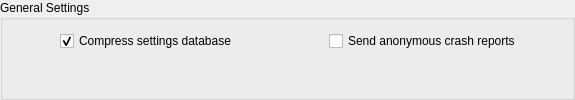
                      <widget class="QGroupBox" name="groupBox_general_settings">
                       <property name="title">
                        <string>General Settings</string>
                       </property>
                       <layout class="QHBoxLayout" name="horizontalLayout_34">
                        <item>
                         <widget class="QFrame" name="frame_7">
                          <property name="frameShape">
                           <enum>QFrame::NoFrame</enum>
                          </property>
                          <property name="frameShadow">
                           <enum>QFrame::Plain</enum>
                          </property>
                          <layout class="QFormLayout" name="formLayout_25">
                           <property name="leftMargin">
                            <number>0</number>
                           </property>
                           <property name="topMargin">
                            <number>0</number>
                           </property>
                           <property name="rightMargin">
                            <number>0</number>
                           </property>
                           <property name="bottomMargin">
                            <number>0</number>
                           </property>
                           <item row="0" column="0">
                            <spacer name="horizontalSpacer_15">
                             <property name="orientation">
                              <enum>Qt::Horizontal</enum>
                             </property>
                             <property name="sizeHint" stdset="0">
                              <size>
                               <width>40</width>
                               <height>20</height>
                              </size>
                             </property>
                            </spacer>
                           </item>
                           <item row="0" column="1">
                            <widget class="QFrame" name="frame_5">
                             <property name="frameShape">
                              <enum>QFrame::NoFrame</enum>
                             </property>
                             <property name="frameShadow">
                              <enum>QFrame::Plain</enum>
                             </property>
                             <layout class="QHBoxLayout" name="horizontalLayout_32">
                              <property name="leftMargin">
                               <number>0</number>
                              </property>
                              <property name="topMargin">
                               <number>0</number>
                              </property>
                              <property name="rightMargin">
                               <number>0</number>
                              </property>
                              <property name="bottomMargin">
                               <number>0</number>
                              </property>
                              <item>
                               <widget class="QCheckBox" name="checkBox_compress_settings_db">
                                <property name="text">
                                 <string>Compress settings database</string>
                                </property>
                                <property name="checked">
                                 <bool>true</bool>
                                </property>
                               </widget>
                              </item>
                              <item>
                               <spacer name="horizontalSpacer_12">
                                <property name="orientation">
                                 <enum>Qt::Horizontal</enum>
                                </property>
                                <property name="sizeHint" stdset="0">
                                 <size>
                                  <width>40</width>
                                  <height>20</height>
                                 </size>
                                </property>
                               </spacer>
                              </item>
                             </layout>
                            </widget>
                           </item>
                          </layout>
                         </widget>
                        </item>
                        <item>
                         <widget class="QFrame" name="frame_8">
                          <property name="frameShape">
                           <enum>QFrame::NoFrame</enum>
                          </property>
                          <property name="frameShadow">
                           <enum>QFrame::Plain</enum>
                          </property>
                          <layout class="QFormLayout" name="formLayout_26">
                           <property name="leftMargin">
                            <number>0</number>
                           </property>
                           <property name="topMargin">
                            <number>0</number>
                           </property>
                           <property name="rightMargin">
                            <number>0</number>
                           </property>
                           <property name="bottomMargin">
                            <number>0</number>
                           </property>
                           <item row="0" column="0">
                            <spacer name="horizontalSpacer_16">
                             <property name="orientation">
                              <enum>Qt::Horizontal</enum>
                             </property>
                             <property name="sizeHint" stdset="0">
                              <size>
                               <width>40</width>
                               <height>20</height>
                              </size>
                             </property>
                            </spacer>
                           </item>
                           <item row="0" column="1">
                            <widget class="QFrame" name="frame_6">
                             <property name="frameShape">
                              <enum>QFrame::NoFrame</enum>
                             </property>
                             <property name="frameShadow">
                              <enum>QFrame::Plain</enum>
                             </property>
                             <layout class="QHBoxLayout" name="horizontalLayout_33">
                              <property name="leftMargin">
                               <number>0</number>
                              </property>
                              <property name="topMargin">
                               <number>0</number>
                              </property>
                              <property name="rightMargin">
                               <number>0</number>
                              </property>
                              <property name="bottomMargin">
                               <number>0</number>
                              </property>
                              <item>
                               <widget class="QCheckBox" name="checkBox_send_anon_crash_reports">
                                <property name="text">
                                 <string>Send anonymous crash reports</string>
                                </property>
                               </widget>
                              </item>
                              <item>
                               <spacer name="horizontalSpacer_14">
                                <property name="orientation">
                                 <enum>Qt::Horizontal</enum>
                                </property>
                                <property name="sizeHint" stdset="0">
                                 <size>
                                  <width>40</width>
                                  <height>20</height>
                                 </size>
                                </property>
                               </spacer>
                              </item>
                             </layout>
                            </widget>
                           </item>
                          </layout>
                         </widget>
                        </item>
                       </layout>
                      </widget>
